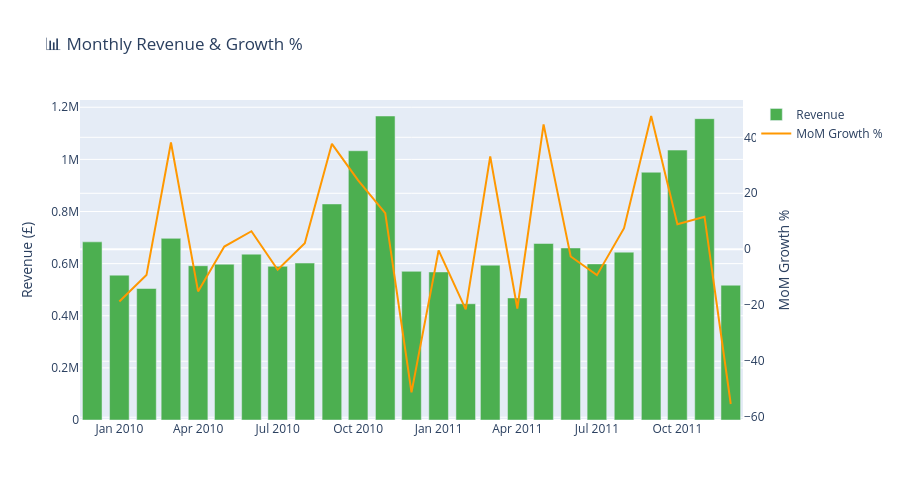

Notebook source saved alongside this figure:
### Code cell
query_growth = """
WITH monthly_revenue AS (
    SELECT 
        DATE_TRUNC('month', "InvoiceDate")::date AS month,
        SUM("TotalAmount") AS revenue,
        COUNT(DISTINCT "Invoice") AS orders,
        COUNT(DISTINCT "CustomerID") AS customers
    FROM retail_transactions
    GROUP BY DATE_TRUNC('month', "InvoiceDate")
)
SELECT 
    month,
    ROUND(revenue::numeric, 2) AS revenue,
    orders,
    customers,
    ROUND((revenue / orders)::numeric, 2) AS aov,
    ROUND(LAG(revenue) OVER (ORDER BY month)::numeric, 2) AS prev_month_revenue,
    ROUND(((revenue - LAG(revenue) OVER (ORDER BY month)) / 
           NULLIF(LAG(revenue) OVER (ORDER BY month), 0) * 100)::numeric, 2) AS mom_growth_pct
FROM monthly_revenue
ORDER BY month;
"""

df_growth = run_query(query_growth)
print(df_growth.to_string(index=False))

fig = go.Figure()
fig.add_trace(go.Bar(x=df_growth['month'], y=df_growth['revenue'], name='Revenue', marker_color='#4CAF50'))
fig.add_trace(go.Scatter(x=df_growth['month'], y=df_growth['mom_growth_pct'], name='MoM Growth %', 
                          yaxis='y2', line=dict(color='#FF9800', width=2)))
fig.update_layout(
    title='📊 Monthly Revenue & Growth %',
    yaxis=dict(title='Revenue (£)'),
    yaxis2=dict(title='MoM Growth %', overlaying='y', side='right'),
    height=500
)
fig.show()

### Figure 1 — Plotly figure (JSON) as saved in the notebook; plotly's stock layout.template omitted (floating-point values rounded to 4 significant figures)
{"data": [{"marker": {"color": "#4CAF50"}, "name": "Revenue", "type": "bar", "x": ["2009-12-01", "2010-01-01", "2010-02-01", "2010-03-01", "2010-04-01", "2010-05-01", "2010-06-01", "2010-07-01", "2010-08-01", "2010-09-01", "2010-10-01", "2010-11-01", "2010-12-01", "2011-01-01", "2011-02-01", "2011-03-01", "2011-04-01", "2011-05-01", "2011-06-01", "2011-07-01", "2011-08-01", "2011-09-01", "2011-10-01", "2011-11-01", "2011-12-01"], "y": [683500.0, 555800.0, 504600.0, 697000.0, 592000.0, 597800.0, 636400.0, 589700.0, 602200.0, 829000.0, 1033000.0, 1166000.0, 570400.0, 568100.0, 446100.0, 594100.0, 468400.0, 677400.0, 660000.0, 599000.0, 644100.0, 950700.0, 1036000.0, 1156000.0, 517200.0]}, {"line": {"color": "#FF9800", "width": 2}, "name": "MoM Growth %", "type": "scatter", "x": ["2009-12-01", "2010-01-01", "2010-02-01", "2010-03-01", "2010-04-01", "2010-05-01", "2010-06-01", "2010-07-01", "2010-08-01", "2010-09-01", "2010-10-01", "2010-11-01", "2010-12-01", "2011-01-01", "2011-02-01", "2011-03-01", "2011-04-01", "2011-05-01", "2011-06-01", "2011-07-01", "2011-08-01", "2011-09-01", "2011-10-01", "2011-11-01", "2011-12-01"], "y": [NaN, -18.68, -9.22, 38.14, -15.06, 0.99, 6.45, -7.33, 2.12, 37.66, 24.62, 12.91, -51.1, -0.41, -21.48, 33.18, -21.16, 44.62, -2.56, -9.25, 7.53, 47.61, 8.94, 11.64, -55.27], "yaxis": "y2"}], "layout": {"height": 500, "title": {"text": "📊 Monthly Revenue & Growth %"}, "yaxis": {"title": {"text": "Revenue (£)"}}, "yaxis2": {"overlaying": "y", "side": "right", "title": {"text": "MoM Growth %"}}}}
